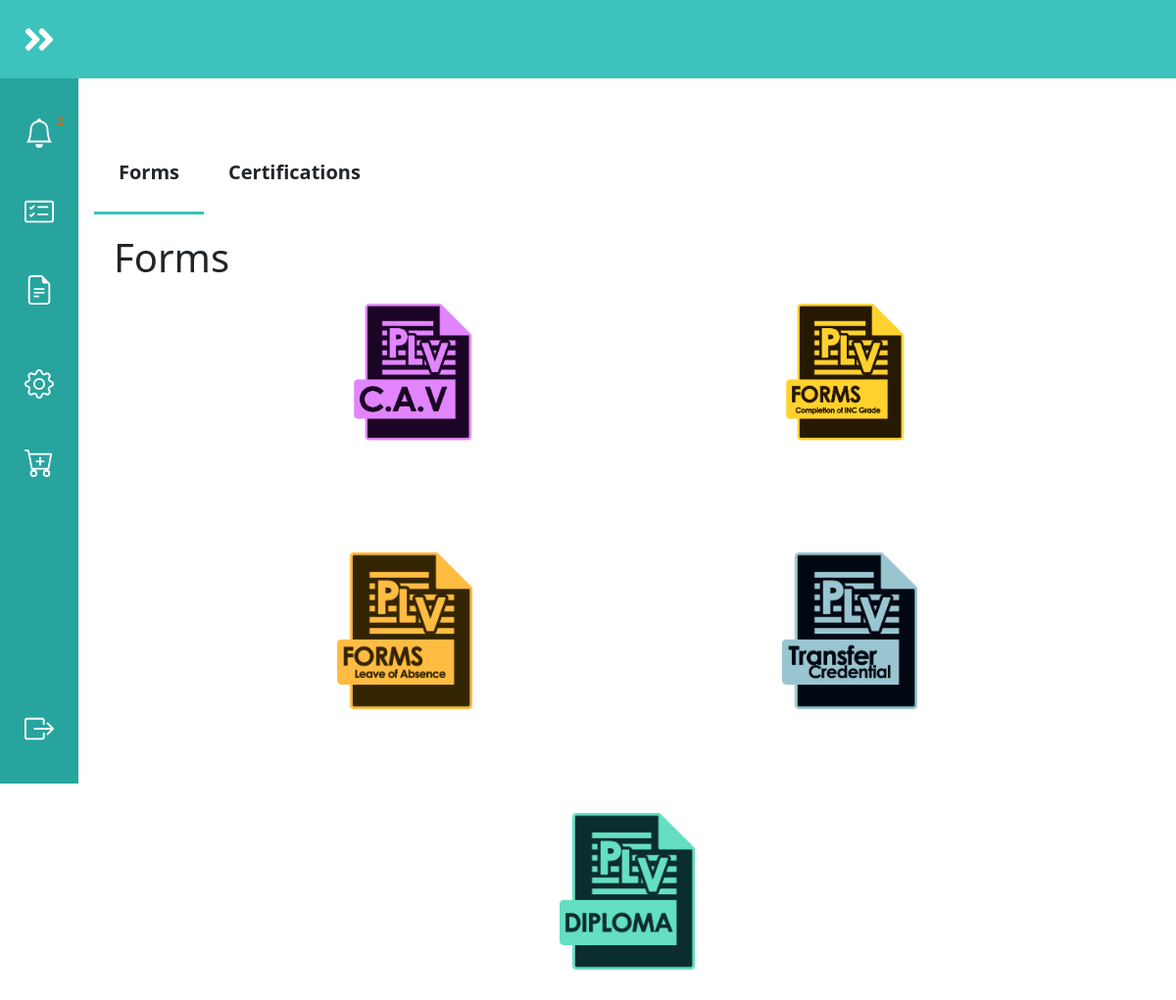
The app's page /student/studentDocs.php (signed in) with its own data.
### tables this page shows
CREATE TABLE `document_tbl` (
  `document_id` int(11) NOT NULL,
  `document_name` varchar(30) NOT NULL,
  `document_pricePerPageInPhp` int(11) NOT NULL,
  `document_pages` int(11) NOT NULL,
  `document_processDays` int(3) NOT NULL,
  `document_icon` varchar(100) NOT NULL,
  `isDeleted` int(11) NOT NULL
);

### student/studentDocs.php (the view, shortened to what this page needs)
<html>
<head>
    <link rel="stylesheet" href="css/studentDocs.css" />
    <link href="https://cdn.jsdelivr.net/npm/bootstrap@5.0.1/dist/css/bootstrap.min.css" rel="stylesheet">
  </head>
  <body>
    <?php
      include('includes/navbar.php');
    ?>
    <div class="secondNav">
      <ul>
        <li style="float:left"><a href="#about"> <img src="image/plvdocxiconleft.png" class="plvicon"></a></li>
      </ul>
    </div>
    <main>
        <div class="mytabs">
            <label for="tabfree">Forms</label>
            <div class="tab">
              <h2>Forms</h2>
                <div class="wrapper">
                    <div class="img-area">
                            <?php
                              $connection = mysqli_connect("localhost","root","","plvdocx_db");
                              $query = "SELECT *
                                        FROM document_tbl
                                        WHERE isDeleted = 0";
                              $query_run = mysqli_query($connection, $query);
                              if(mysqli_num_rows($query_run) > 0){
                                while($row = mysqli_fetch_assoc($query_run)){
                            ?>
                              <div class="single-img">
                                <button id="docx_modal" class="btnImage" onclick="showModal(this);" name="doc_btn" value="<?php echo $row['document_id'] ?>">
                                  <img src="<?php echo $row['document_icon'] ?>" class="imgsize">
                                </button>
                              </div>
                            <?php
                                }
                              }
                              else{
                                echo "No items to be displayed";
                              }
                            ?>
                    </div>
                </div>
            </div>
            <label for="tabsilver">Certifications</label>
          </div>
    </main>
  </body>
  </html>

### student/includes/navbar.php (shortened to what this page needs)
<nav class="navbarCustom">
      <ul class="navbar-navCustom">
        <li class="logo">
          <a href="#" class="nav-linkCustom">
          </a>
        </li>
        <li class="nav-itemCustom">
          <a href="notification.php" class="nav-linkCustom">
            <span id="badge" class="badge"><?php echo $_SESSION['notification_number'] ?></span>
          </a>
        </li>
        <li class="nav-itemCustom">
          <a href="status.php" class="nav-linkCustom">
          </a>
        </li>
        <li class="nav-itemCustom">
          <form id="studentDocs" action="includes/clear_status.php" method="post">
            <a href="javascript:document.getElementById('studentDocs').submit();" id="document" class="nav-linkCustom">
            </a>
            </form>
          </li>
        <li class="nav-itemCustom">
          <a href="accountsettings.php" class="nav-linkCustom">
          </a>
        </li>
        <li class="nav-itemCustom">
          <a href="cart.php" class="nav-linkCustom">
          </a>
        </li>
        <li class="nav-itemCustom">
          <form id="logout" action="logout.php" method="post">
            <a href="javascript:document.getElementById('logout').submit();" class="nav-linkCustom">
            </a>
          </form>
        </li>
    </nav>
    <div class="secondNav">
      <ul>
        <li style="float:left"><a href="#about"> <img src="image/plvdocxiconleft.png" class="plvicon"></a></li>
      </ul>
    </div>

### student/css/studentDocs.css (style rules this page uses)
:root { font-size: 16px; font-family: 'Open Sans'; --text-primary: #b6b6b6; --text-secondary: #ececec; --bg-primary: #23232e; --bg-secondary: #141418; --transition-speed: 600ms; }
body { color: black; margin: 0; padding: 0; }
main { margin-left: 5rem; padding: 1rem; padding-bottom: 10vh; }
.navbarCustom { position: fixed; background-color: #28A49E; transition: width 600ms ease; overflow: hidden; z-index: 3; }
.navbar-navCustom { list-style: none; padding: 0; margin: 0; display: flex; flex-direction: column; align-items: center; height: 100%; }
.nav-itemCustom { width: 100%; }
.nav-itemCustom:last-child { margin-top: auto; }
.nav-linkCustom { display: flex; align-items: center; height: 5rem; color: white; text-decoration: none; filter: white opacity(0.7); transition: var(--transition-speed); }
.nav-linkCustom svg { width: 2rem; min-width: 2rem; margin: 0 1.5rem; }
.logo { font-weight: bold; text-transform: uppercase; margin-bottom: 1rem; text-align: center; color: var(--text-secondary); background: #3CC3BD; font-size: 1.5rem; letter-spacing: 0.3ch; width: 100%; }
.logo svg { transform: rotate(0deg); transition: var(--transition-speed); }
@media only screen and (min-width: 600px) { .navbarCustom { top: 0; width: 5rem; height: 100vh; } }
.wrapper { position: relative; top:0vh; }
.img-area { display: flex; flex-wrap: wrap; flex-direction: row; align-items: center; justify-content: center; }
.single-img { padding: 0 150px 100px; }
.imgsize { height: 20vh; }
.btnImage { background-color: transparent; border-color: transparent; }
.mytabs { display: flex; flex-wrap: wrap; max-width: 200vh; margin-top: 15vh; font-size: 2.5vh; }
.mytabs label { padding: 25px; font-weight: bold; }
.mytabs .tab { width: 100%; padding: 20px; order: 1; display: none; justify-content: center; }
.mytabs .tab h2 { font-size: 2em; }
.mytabs input[type='radio']:checked + label + .tab { display: block; }
.mytabs input[type="radio"]:checked + label { border-bottom:#3cc3bd solid 3px; }
.secondNav { background-color: #3CC3BD; height: 80px; text-decoration: none; position: fixed; width: 100%; z-index: 1; }
.secondNav ul { list-style-type: none; margin: 0; padding: 0; overflow: hidden; background-color: transparent; }

### student/studentDocs.php (style rules this page uses)
.badge { position: relative; right: 30px; top: -1vh; color: #fff; }

### records on screen
document_tbl: $row['document_id'] 1 (drawn), document_icon (picture)
document_tbl: $row['document_id'] 2 (drawn), document_icon (picture)
document_tbl: $row['document_id'] 3 (drawn), document_icon (picture)
document_tbl: $row['document_id'] 4 (drawn), document_icon (picture)
document_tbl: $row['document_id'] 5 (drawn), document_icon (picture)
